Frame 1 (no input): blank canvas, image omitted
Frame 60 (no input): blank canvas, image omitted
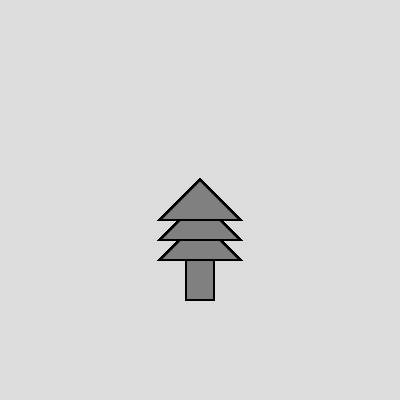
Frame 120 (the mouse pressed at the canvas centre since frame 60)

The p5.js sketch whose frames 1 and 60 were blank and that drew this single picture after the mouse press (run headless with seeded random() and noise() and a simulated clock; from frame 60 on, the mouse is pressed at the canvas centre):

// p5.js sketch
// ── sketch.js
/*
마우스 이벤트 1회
키보드 이벤트 1회
산술 연산 2회
좌표값 활용(위치, 크기, 컬러)
채우기, 외곽선 변화 2회
-----------------------------
형태 그림
원근감 표현 (색, 위치, 형태 등의 변화)
-----------------------------
화면 클릭 시 시작

마우스 (왼쪽 클릭)
  나무 -> 나무 반토막 -> 나무 밑둥
키보드 ('r')
  나무 밑둥, 나무 반토막 -> 나무
이동
  - 원근감
    top -> bottom
    =far -> near
색
  - 외곽선 Left->Right
  - 채우기 top->bottom
형태 변환
    외곽선 ('l')
      있음, 없음
    채우기 ('c')
      있음, 없음
*/

var clickCount = -1;
var outLine = 0;
var fillColor = 0;

function setup() {
  createCanvas(400, 400);
  background(220);
}

function draw() {
  var Color_MouseX = 255*(mouseX/400.0);
  var Color_MouseY = 255*(mouseY/400.0);
  var randomColor_red = random(0, 256);
  var randomColor_green = random(0, 256);
  var randomColor_blue = random(0, 256);
  
  translate(mouseX,mouseY);
  scale(mouseY/100.0);
  
  // 외각선 키보드 'l'로
  if(outLine == 0) // 검은색 선
    stroke(0);
  else if(outLine == 1) // 마우스 위치에 따라 변경
    stroke(Color_MouseY,Color_MouseX,(Color_MouseY+Color_MouseX)/2.0);
  else if(outLine == 2) // 랜덤 변경
    stroke(randomColor_red,randomColor_green,randomColor_blue);
  else if(outLine == 3) // 색 없음
    noStroke();
  
  // 도형 내부 키보드 'c'로 변경
  if(fillColor == 0) // 마우스 Y의 위치에 따라 흑백 변경
    fill(Color_MouseY);
  else if(fillColor == 1) // 마우스 위치에 따라 변경
    fill(Color_MouseY,Color_MouseX,(Color_MouseY+Color_MouseX)/2.0);
  else if(fillColor == 2) // 랜덤 변경
    fill(randomColor_red,randomColor_green,randomColor_blue);
  else if(fillColor == 3) // 색 없음
    noFill();
  
  // 마우스 클릭시 도형 변환
  if (clickCount == -1){
    background(220);
    text("화면을 클릭해 주세요.", -50, 0);
  } else if(clickCount%3 == 0)
    tree();
  else if(clickCount%3 == 1)
    halfTree();
  else
    root();
}

//clickCount
function mousePressed() {
  clickCount++;
}

//나무
function tree() {
  rect(-7,0,14,50);
  triangle(0,10,20,30,-20,30);
  triangle(0,0,20,20,-20,20);
  triangle(0,-10,20,10,-20,10);
}

function halfTree() {
  rect(-7,20, 14, 30);
  triangle(0,10,20,30,-20,30);
  quad(-14,14,8,8,20,20,-20,20);
}

function root() {
  quad(-7,40,7,30,7,50,-7,50);
}

//spaceBar
function keyTyped() {
  // reset
  if(key == 'r') {
    clickCount = 0;
  }
  
  // line
  if(key == 'l') {
    outLine += 1;
    if(outLine == 4)
      outLine = 0;
  }
  
  // fill
  if(key == 'f') {
    fillColor += 1;
    if(fillColor == 4)
      fillColor = 0;
  }
}
